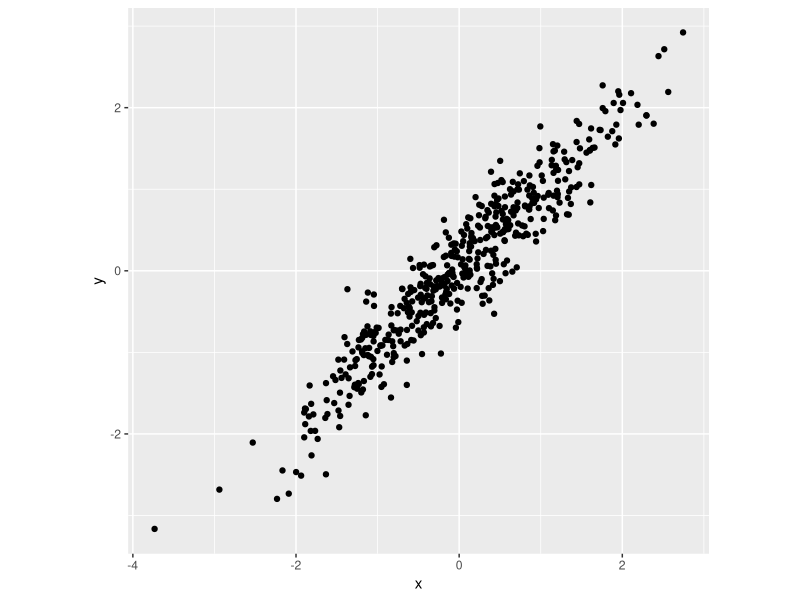
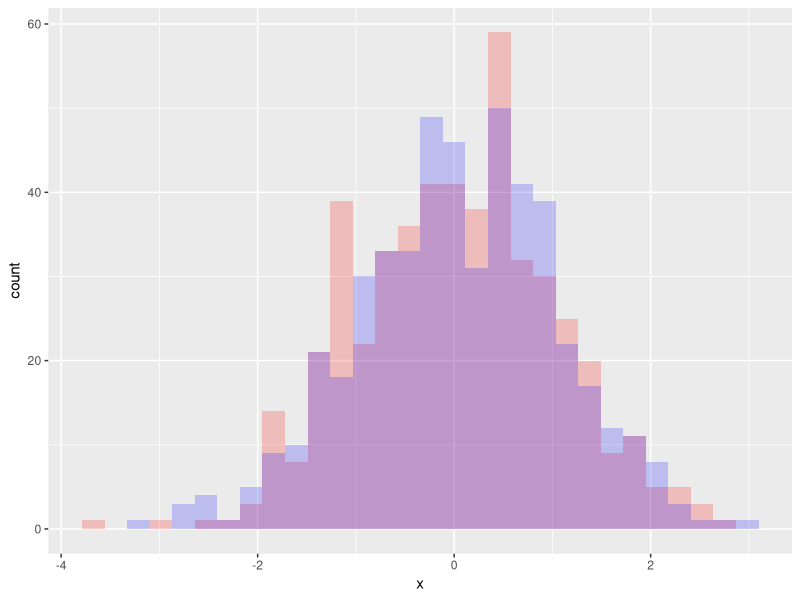
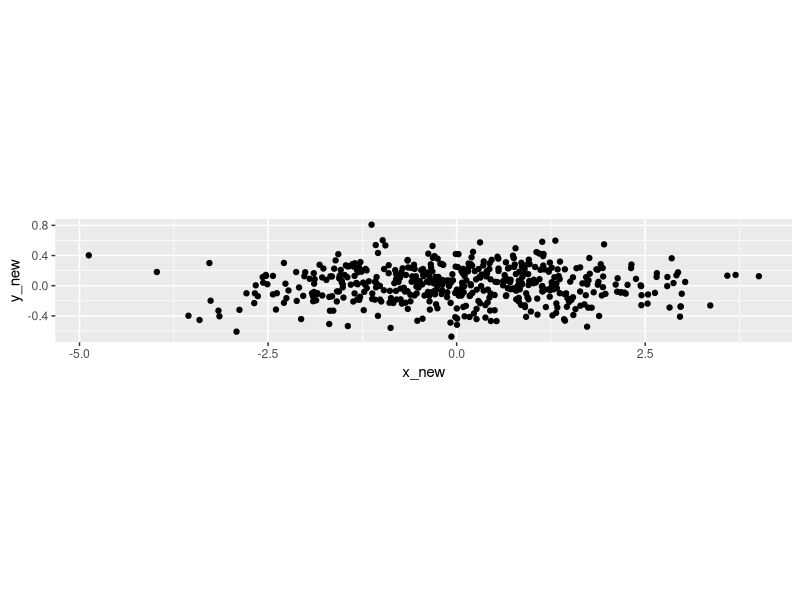
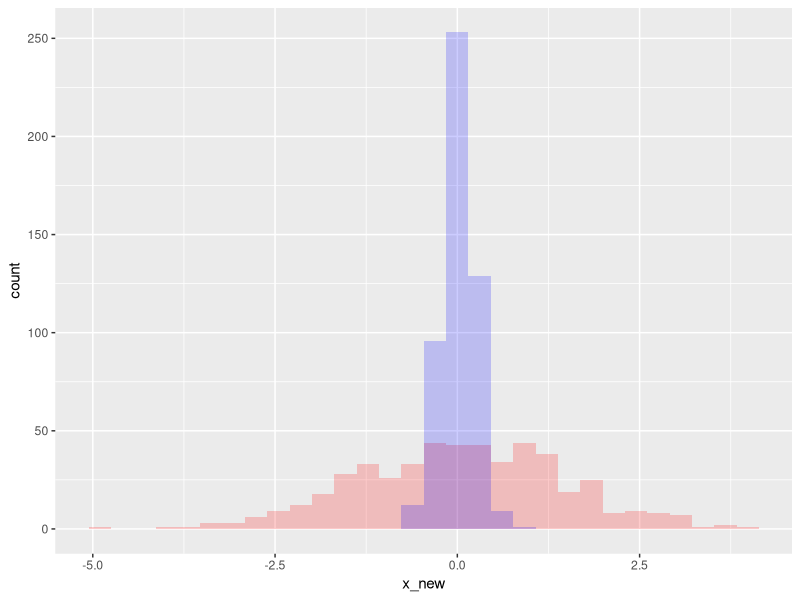
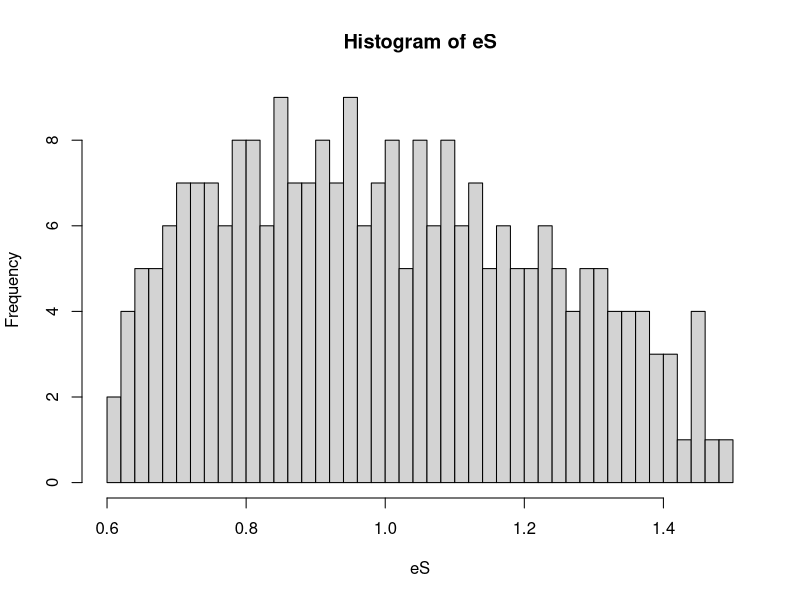
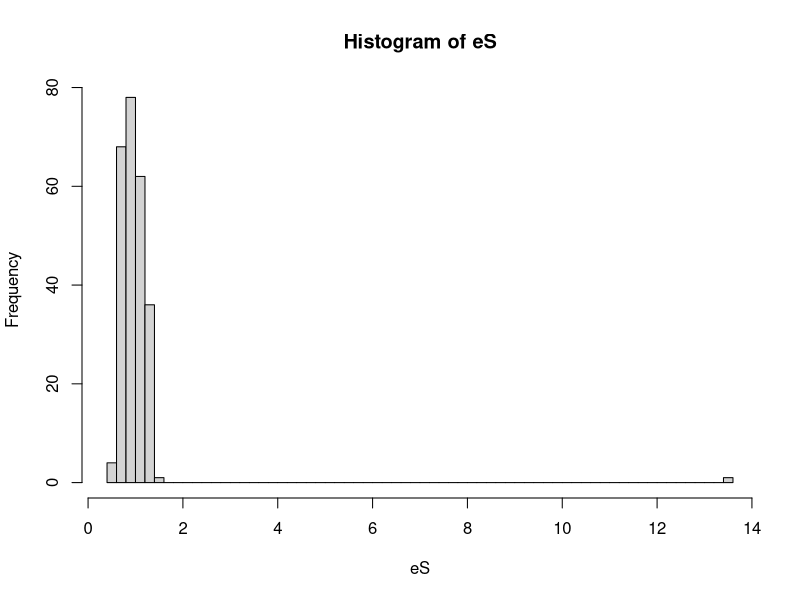
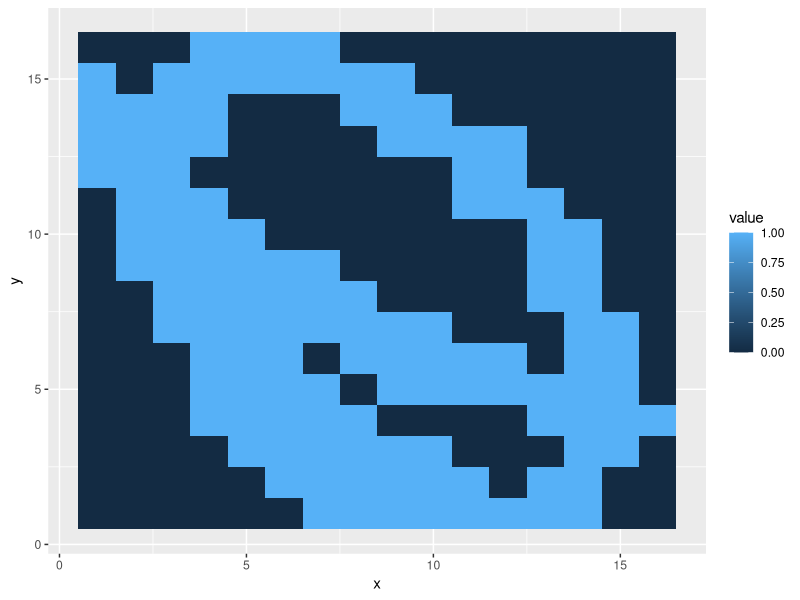
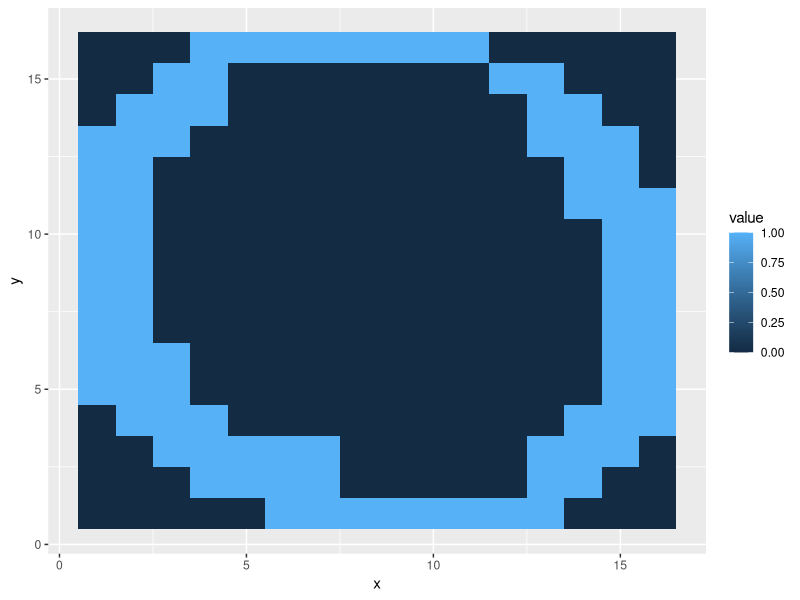

Here is the R script that generated these plots, in order:
## ---- chunk 1
knitr::opts_chunk$set(
  eval      = TRUE,
  comment   = "#",
  results   = "hold",
  message = FALSE,
  warning = FALSE,
  # collapse  = TRUE,
  fig.align = "center")
## ---- chunk 2
library(reshape2) # more data massaging
library(tidyverse) # our friend the tidyverse
library(ggfortify) # PCA plots
## ---- chunk 3
# sample from multivariate normal distribution
my_points <- MASS::mvrnorm(n = 500,
                           mu = c(0, 0),
                           Sigma = matrix(c(1, 0.95, 0.95, 1),2,2))
colnames(my_points) <- c("x", "y")
Xtb <- as_tibble(my_points)
ggplot(Xtb) + aes(x = x, y = y) + geom_point() + coord_equal()
## ---- chunk 4
ggplot(Xtb) + aes(x = x) + 
  geom_histogram(fill = "red", alpha = 0.2) + 
  geom_histogram(aes(x = y), fill = "blue", alpha = 0.2)
## ---- chunk 5
# rotation matrix
P <- matrix(c(1,1,-1,1), 2, 2) / sqrt(2)
my_points2 <- my_points %*% P
colnames(my_points2) <- c("x_new", "y_new")
# now plot
Ytb <- as_tibble(my_points2)
ggplot(Ytb) + aes(x = x_new, y = y_new) + geom_point()+ coord_equal()
# and look at the marginal distributions
ggplot(Ytb) + aes(x = x_new) + 
  geom_histogram(fill = "red", alpha = 0.2) + 
  geom_histogram(aes(x = y_new), fill = "blue", alpha = 0.2)
## ---- chunk 6
X <- as.matrix(Xtb) # need to be a matrix, not a tibble
n <- nrow(X)
# covariance matrix using matrix multiplication 
# (only when mean of each column is zero)
(t(X) %*% X) / (n-1)
# alternatively (this subtracts the means first)
cov(X)
## ---- chunk 7
round(P %*% t(P), 3)
## ---- chunk 8
# compute covariance matrix
A <- cov(X)
# compute eigendecomposition
eA <- eigen(A, symmetric = TRUE)
# A = Q \Lambda Q^t
Q <- eA$vectors
Lambda <- diag(eA$values)
Q %*% Lambda %*% t(Q)
A
# show that Q^-1 = Q^t
round(Q %*% t(Q), 3)
## ---- chunk 9
pca <- prcomp(X, center = TRUE, scale. = FALSE)
## ---- chunk 10
str(pca)
## ---- chunk 11
# Sample independent coordinates:
# the data cannot be represented well in few dimensions
n <- 5000
k <- 250
X <- matrix(rnorm(n * k), n, k)
Sigma <- cov(X)
eS <- eigen(Sigma, symmetric = TRUE, only.values = TRUE)$values 
hist(eS, breaks = 50)
# the distribution of the eigenvalues of random correlation matrices is called
# the Marchenko-Pastur distribution
## ---- chunk 12
my_correlation <- 0.05
X <- MASS::mvrnorm(n = n,
                   mu = rep(0, k),
                   Sigma = matrix(my_correlation, k, k) + diag(rep(1-my_correlation, k)))
Sigma <- cov(X)
eS <- eigen(Sigma, symmetric = TRUE, only.values = TRUE)$values 
hist(eS, breaks = 50)
## ---- chunk 13
dt <- read_csv("data/handwritten_digits.csv")
head(dt)
## ---- chunk 14
# show some examples of zeros
dt %>% filter(id == 1) %>% ggplot(aes(x = x, y = y, fill = value)) + geom_tile() 
dt %>% filter(id == 2) %>% ggplot(aes(x = x, y = y, fill = value)) + geom_tile() 
dt %>% filter(id == 3) %>% ggplot(aes(x = x, y = y, fill = value)) + geom_tile() 
## ---- chunk 15
# build matrix for PCA (spread the pixels and turn into a matrix)
M <- dt %>% 
  select(-label, -x, -y) %>% # only select id, pixel, value
  spread(pixel, value) %>% # turn pixel number as column name; use value for the coefficients
  select(-id) %>% # remove id (row name)
  as.matrix() # turn into a matrix
# now this should be a matrix 
# with 482 rows (handwritten digits)
# and 256 columns (values for the pixels)
dim(M)
## ---- chunk 16
pca <- prcomp(M, center = TRUE, scale = TRUE)
## ---- chunk 17
# build a tibble to show results
to_plot <- dt %>% select(id, label) %>% distinct() %>% cbind(pca$x)
show(ggplot(to_plot) + aes(x = PC1, y = PC2, colour = factor(label)) + geom_point())
## ---- chunk 18
# just take id and label for each digit
# also turn label into character for better plotting
dt_labels <- dt %>% 
  select(id, label) %>% 
  distinct() %>% 
  mutate(label = as.character(label))
autoplot(pca, data = dt_labels, colour = "label")
## ---- chunk 19
autoplot(pca, data = dt_labels, colour = "label", label = TRUE, shape = FALSE)
## ---- chunk 20
dt %>% filter(id == 328) %>% ggplot(aes(x = x, y = y, fill = value)) + geom_tile() 
## ---- chunk 21
Ms <- scale(M, center = TRUE, scale = TRUE)
ev <- eigen(t(Ms) %*% Ms, symmetric = TRUE, only.values = TRUE)$values
ggplot(tibble(ev = ev)) + aes(x = ev) + geom_histogram(bins = 50) + scale_y_sqrt()
# variance explained by first few PCs
ev[1:5] / sum(ev)
